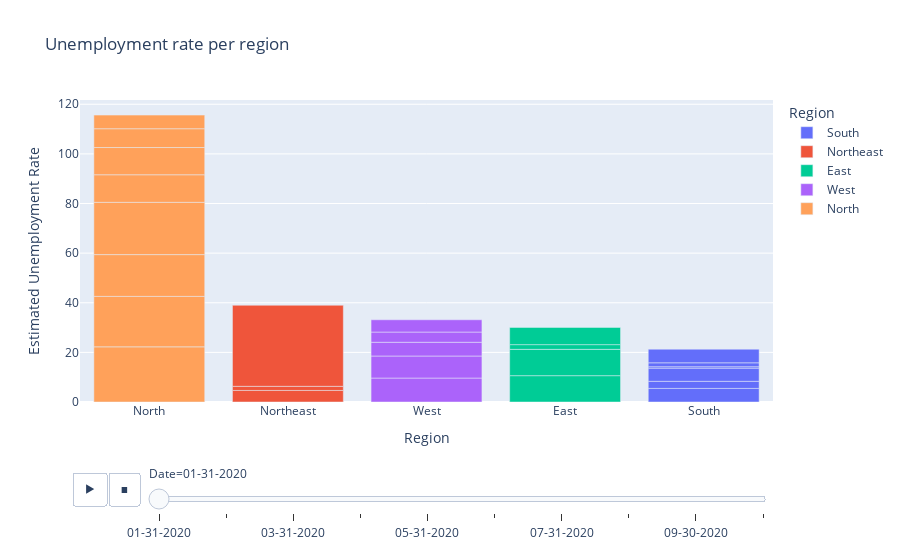

Notebook cell for this chart:
### Code cell
fg = px.bar(df,x='Region',y='Estimated Unemployment Rate',color='Region',title='Unemployment rate per region',animation_frame='Date',template='plotly')
fg.update_layout(xaxis={'categoryorder':'total descending'})
fg.show()

### Figure 1 — Plotly figure (JSON) as saved in the notebook; plotly's stock layout.template omitted (floating-point values rounded to 4 significant figures)
{"data": [{"alignmentgroup": "True", "hovertemplate": "Region=%{x}<br>Date=01-31-2020<br>Estimated Unemployment Rate=%{y}<extra></extra>", "legendgroup": "South", "marker": {"color": "#636efa", "pattern": {"shape": ""}}, "name": "South", "offsetgroup": "South", "orientation": "v", "showlegend": true, "textposition": "auto", "type": "bar", "x": ["South", "South", "South", "South", "South", "South"], "xaxis": "x", "y": [5.48, 2.86, 5.31, 0.58, 1.57, 5.49], "yaxis": "y"}, {"alignmentgroup": "True", "hovertemplate": "Region=%{x}<br>Date=01-31-2020<br>Estimated Unemployment Rate=%{y}<extra></extra>", "legendgroup": "Northeast", "marker": {"color": "#EF553B", "pattern": {"shape": ""}}, "name": "Northeast", "offsetgroup": "Northeast", "orientation": "v", "showlegend": true, "textposition": "auto", "type": "bar", "x": ["Northeast", "Northeast", "Northeast"], "xaxis": "x", "y": [4.66, 1.66, 32.67], "yaxis": "y"}, {"alignmentgroup": "True", "hovertemplate": "Region=%{x}<br>Date=01-31-2020<br>Estimated Unemployment Rate=%{y}<extra></extra>", "legendgroup": "East", "marker": {"color": "#00cc96", "pattern": {"shape": ""}}, "name": "East", "offsetgroup": "East", "orientation": "v", "showlegend": true, "textposition": "auto", "type": "bar", "x": ["East", "East", "East", "East"], "xaxis": "x", "y": [10.61, 10.61, 1.9, 6.94], "yaxis": "y"}, {"alignmentgroup": "True", "hovertemplate": "Region=%{x}<br>Date=01-31-2020<br>Estimated Unemployment Rate=%{y}<extra></extra>", "legendgroup": "West", "marker": {"color": "#ab63fa", "pattern": {"shape": ""}}, "name": "West", "offsetgroup": "West", "orientation": "v", "showlegend": true, "textposition": "auto", "type": "bar", "x": ["West", "West", "West", "West", "West"], "xaxis": "x", "y": [9.65, 8.89, 5.54, 4.11, 4.95], "yaxis": "y"}, {"alignmentgroup": "True", "hovertemplate": "Region=%{x}<br>Date=01-31-2020<br>Estimated Unemployment Rate=%{y}<extra></extra>", "legendgroup": "North", "marker": {"color": "#FFA15A", "pattern": {"shape": ""}}, "name": "North", "offsetgroup": "North", "orientation": "v", "showlegend": true, "textposition": "auto", "type": "bar", "x": ["North", "North", "North", "North", "North", "North", "North", "North"], "xaxis": "x", "y": [22.23, 20.34, 16.83, 21.08, 11.11, 10.97, 7.58, 5.49], "yaxis": "y"}], "layout": {"barmode": "relative", "legend": {"title": {"text": "Region"}, "tracegroupgap": 0}, "sliders": [{"active": 0, "currentvalue": {"prefix": "Date="}, "len": 0.9, "pad": {"b": 10, "t": 60}, "steps": [{"args": [["01-31-2020"], {"frame": {"duration": 0, "redraw": true}, "fromcurrent": true, "mode": "immediate", "transition": {"duration": 0, "easing": "linear"}}], "label": "01-31-2020", "method": "animate"}, {"args": [["02-29-2020"], {"frame": {"duration": 0, "redraw": true}, "fromcurrent": true, "mode": "immediate", "transition": {"duration": 0, "easing": "linear"}}], "label": "02-29-2020", "method": "animate"}, {"args": [["03-31-2020"], {"frame": {"duration": 0, "redraw": true}, "fromcurrent": true, "mode": "immediate", "transition": {"duration": 0, "easing": "linear"}}], "label": "03-31-2020", "method": "animate"}, {"args": [["04-30-2020"], {"frame": {"duration": 0, "redraw": true}, "fromcurrent": true, "mode": "immediate", "transition": {"duration": 0, "easing": "linear"}}], "label": "04-30-2020", "method": "animate"}, {"args": [["05-31-2020"], {"frame": {"duration": 0, "redraw": true}, "fromcurrent": true, "mode": "immediate", "transition": {"duration": 0, "easing": "linear"}}], "label": "05-31-2020", "method": "animate"}, {"args": [["06-30-2020"], {"frame": {"duration": 0, "redraw": true}, "fromcurrent": true, "mode": "immediate", "transition": {"duration": 0, "easing": "linear"}}], "label": "06-30-2020", "method": "animate"}, {"args": [["07-31-2020"], {"frame": {"duration": 0, "redraw": true}, "fromcurrent": true, "mode": "immediate", "transition": {"duration": 0, "easing": "linear"}}], "label": "07-31-2020", "method": "animate"}, {"args": [["08-31-2020"], {"frame": {"duration": 0, "redraw": true}, "fromcurrent": true, "mode": "immediate", "transition": {"duration": 0, "easing": "linear"}}], "label": "08-31-2020", "method": "animate"}, {"args": [["09-30-2020"], {"frame": {"duration": 0, "redraw": true}, "fromcurrent": true, "mode": "immediate", "transition": {"duration": 0, "easing": "linear"}}], "label": "09-30-2020", "method": "animate"}, {"args": [["10-31-2020"], {"frame": {"duration": 0, "redraw": true}, "fromcurrent": true, "mode": "immediate", "transition": {"duration": 0, "easing": "linear"}}], "label": "10-31-2020", "method": "animate"}], "x": 0.1, "xanchor": "left", "y": 0, "yanchor": "top"}], "title": {"text": "Unemployment rate per region"}, "updatemenus": [{"buttons": [{"args": [null, {"frame": {"duration": 500, "redraw": true}, "fromcurrent": true, "mode": "immediate", "transition": {"duration": 500, "easing": "linear"}}], "label": "&#9654;", "method": "animate"}, {"args": [[null], {"frame": {"duration": 0, "redraw": true}, "fromcurrent": true, "mode": "immediate", "transition": {"duration": 0, "easing": "linear"}}], "label": "&#9724;", "method": "animate"}], "direction": "left", "pad": {"r": 10, "t": 70}, "showactive": false, "type": "buttons", "x": 0.1, "xanchor": "right", "y": 0, "yanchor": "top"}], "xaxis": {"anchor": "y", "categoryarray": ["South", "Northeast", "East", "West", "North"], "categoryorder": "total descending", "domain": [0, 1], "title": {"text": "Region"}}, "yaxis": {"anchor": "x", "domain": [0, 1], "title": {"text": "Estimated Unemployment Rate"}}}}
